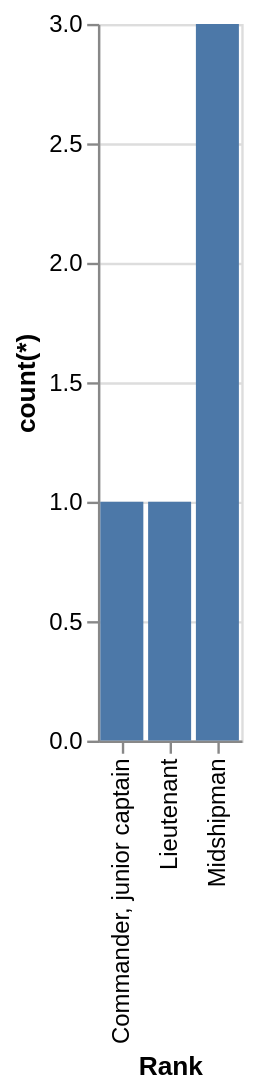

Express this chart as Vega-Lite.
### Vega-Lite specification from a JSON file in a GitHub repository (floating-point values rounded to 4 significant figures)
{"data": {"values": [{"x_data": "Commander, junior captain", "y_data": 1}, {"x_data": "Lieutenant", "y_data": 1}, {"x_data": "Midshipman", "y_data": 3}]}, "mark": "bar", "encoding": {"x": {"field": "x_data", "type": "nominal", "title": "Rank", "sort": {"op": "sum", "field": "y_data", "order": "ascending"}}, "y": {"field": "y_data", "type": "quantitative", "title": "count(*)"}}}
